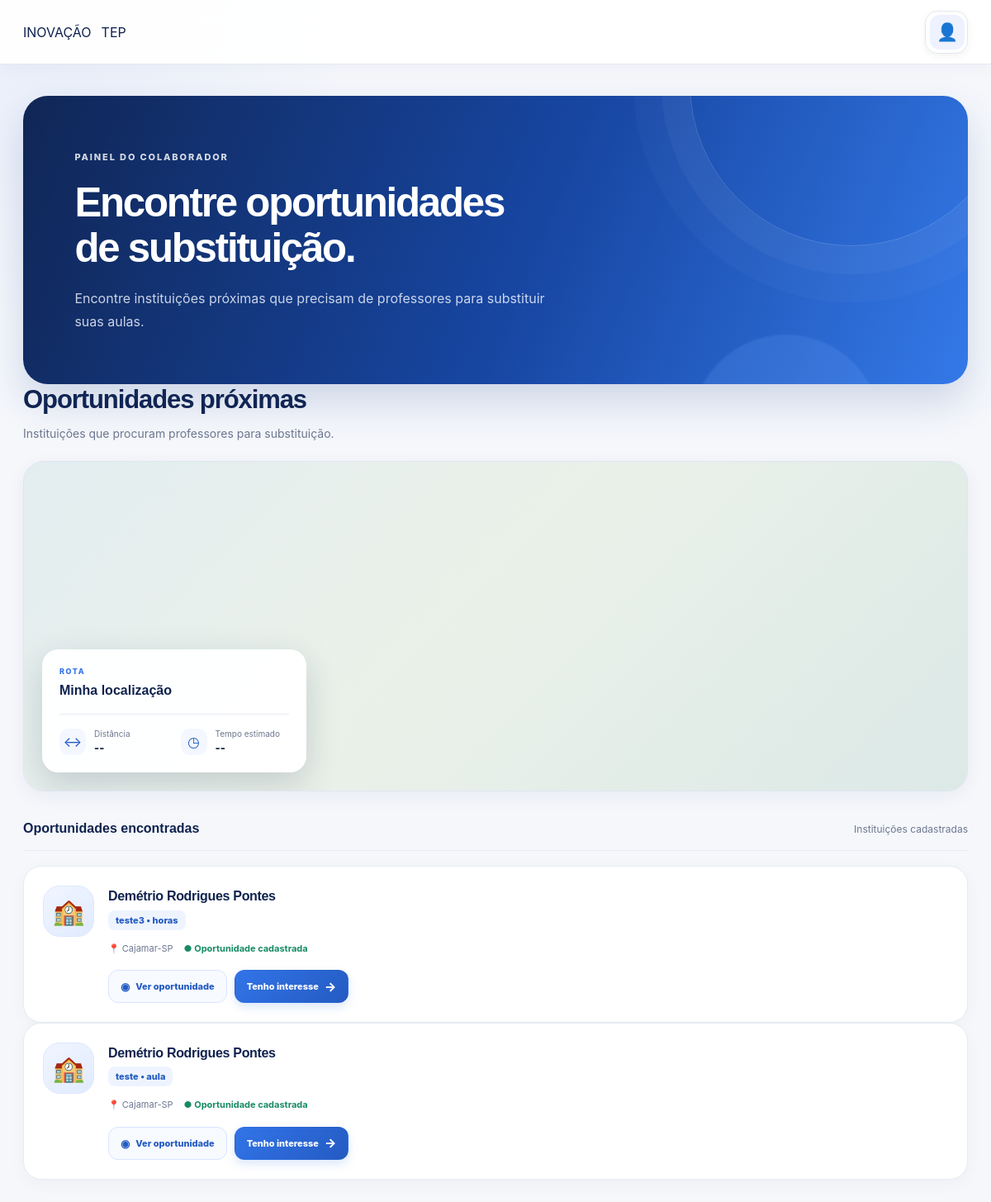
The page /usuario/colaborador/ on the database as committed earlier.
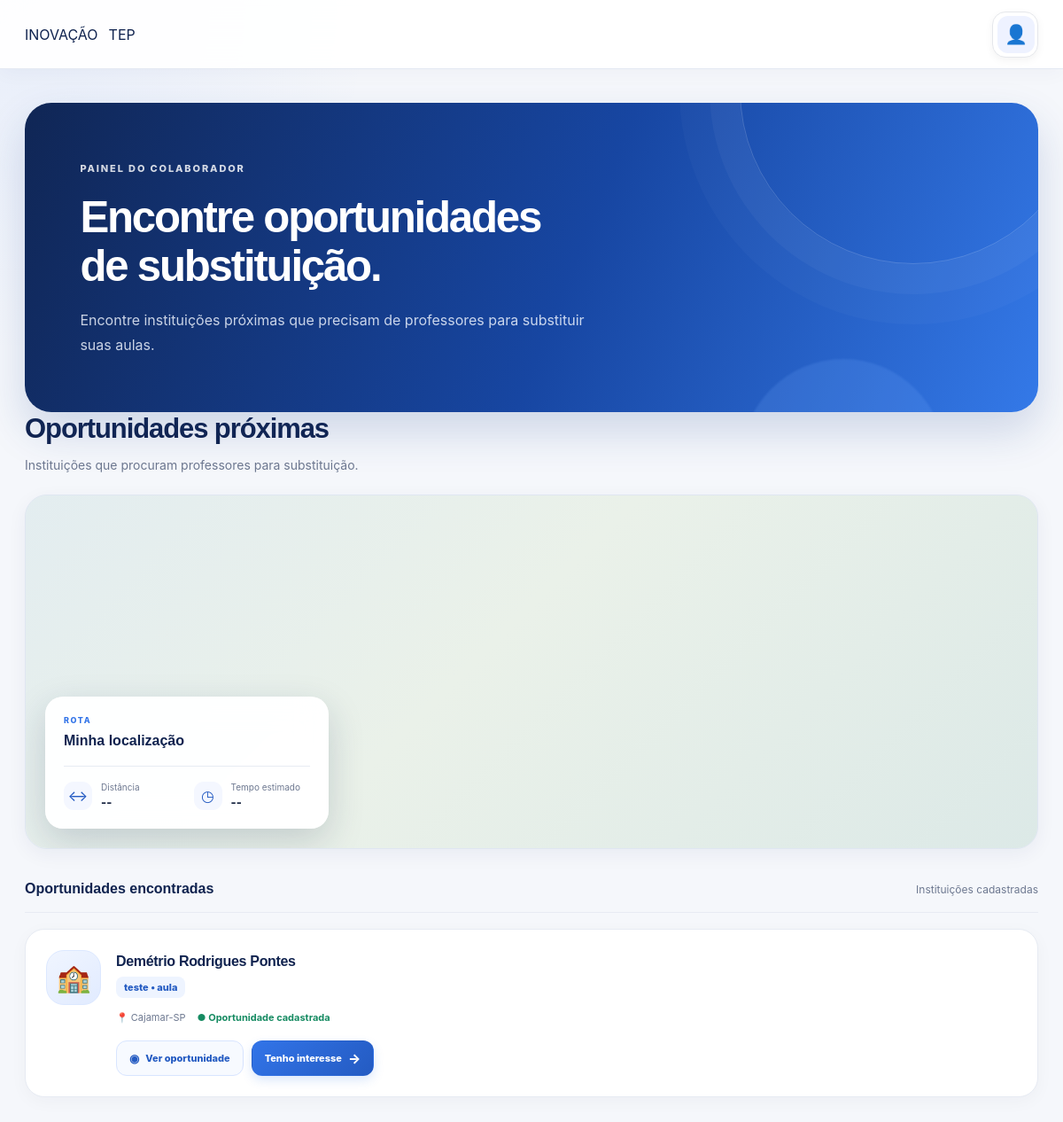
The same page on the database as committed later.
### instituicao/models.py (models this page shows, shortened)
class InformacoesInstituicao(models.Model):
    escola = models.TextField(db_column="Escola")
    telefone = models.TextField(db_column="Telefone")
    cep = models.TextField(db_column="CEP")
    endereco = models.TextField(db_column="Endereço")
    municipio = models.TextField(db_column="Municipio")
    bairro = models.TextField(db_column="Bairro")
    materia = models.TextField(db_column="Materia")
    tipo = models.TextField(db_column="Tipo")
    quantidade = models.TextField(db_column="Quantidade")
    responsavel = models.TextField(db_column="Nome do responsavel")
    observacoes = models.TextField(
        db_column="Observacoes",
        blank=True,
    )
    class Meta:
        managed = False
        db_table = "informacoes_instituicao"
        verbose_name = "Informação da instituição"
        verbose_name_plural = "Informações da instituição"

### usuario/views.py (the view)
# urls.py: path('colaborador/', views.colaborador, name='colaborador'),
def colaborador(request):
    oportunidades = []
    with connection.cursor() as cursor:
        cursor.execute("""
            SELECT name
            FROM sqlite_master
            WHERE type = 'table'
              AND name = 'informacoes_instituicao'
        """)
        tabela_existe = cursor.fetchone()
        if tabela_existe:
            cursor.execute('PRAGMA table_info("informacoes_instituicao")')
            colunas = [coluna[1] for coluna in cursor.fetchall()]
            aliases = {
                "escola": [
                    "Escola",
                    "escola",
                    "nome_escola",
                ],
                "materia": [
                    "Materia",
                    "materia",
                    "matéria",
                ],
                "tipo": [
                    "Tipo",
                    "tipo",
                ],
                "municipio": [
                    "Municipio",
                    "municipio",
                    "Município",
                    "municipio_escola",
                ],
                "telefone": [
                    "Telefone",
                    "telefone",
                ],
                "cep": [
                    "CEP",
                    "cep",
                ],
                "endereco": [
                    "Endereço",
                    "Endereco",
                    "endereco",
                    "logradouro",
                ],
                "bairro": [
                    "Bairro",
                    "bairro",
                ],
                "quantidade": [
                    "Quantidade",
                    "quantidade",
                ],
                "responsavel": [
                    "Nome do responsavel",
                    "Nome do responsável",
                    "nome_responsavel",
                    "responsavel",
                ],
                "observacoes": [
                    "Observacoes",
                    "Observações",
                    "observacoes",
                    "observacoes_escola",
                ],
            }
            selecionadas = {}
            for destino, possibilidades in aliases.items():
                for nome in possibilidades:
                    if nome in colunas:
                        selecionadas[destino] = nome
                        break
            if "escola" in selecionadas:
                campos_sql = ['rowid AS "id"']
                for destino, coluna in selecionadas.items():
                    coluna_segura = '"' + coluna.replace('"', '""') + '"'
                    campos_sql.append(f'{coluna_segura} AS "{destino}"')
                sql = (
                    "SELECT "
                    + ", ".join(campos_sql)
                    + ' FROM "informacoes_instituicao"'
                    + " ORDER BY rowid DESC"
                )
                cursor.execute(sql)
                nomes = [descricao[0] for descricao in cursor.description]
                oportunidades = [dict(zip(nomes, linha)) for linha in cursor.fetchall()]
    return render(
        request,
        "usuarios/colaborador.html",
        {
            "oportunidades": oportunidades,
        },
    )

### templates/usuarios/colaborador.html (shortened to what the changed rows need)
{% load static %}
<!DOCTYPE html>
<html lang="pt-br">
<head>
    <link rel="stylesheet" href="{% static 'usuarios/css/instituicao/instituicao.css' %}">
    <link rel="stylesheet" href="{% static 'usuarios/css/componentes/perfil_colaborador.css' %}">
    <link rel="stylesheet" href="https://api.mapbox.com/mapbox-gl-js/v3.30.0/mapbox-gl.css">
</head>
<body>
    <main class="container">
        <section class="welcome">
            <h1>
                Encontre oportunidades<br>
                de substituição.
            </h1>
        </section>
        <section class="search-section">
            <div class="section-header">
                <div>
                    <h2>
                        Oportunidades próximas
                    </h2>
                </div>
            </div>
            {% for oportunidade in oportunidades %}
            <article class="teacher-card">
                <div class="teacher-photo">
                    🏫
                </div>
                <div class="teacher-info">
                    <div class="teacher-name">
                        <h3>
                            {{ oportunidade.escola|default:"Instituição sem nome" }}
                        </h3>
                    </div>
                    <p class="subject">
                        {{ oportunidade.materia|default:"Matéria não informada" }}
                        •
                        {{ oportunidade.tipo|default:"Tipo não informado" }}
                    </p>
                    <div class="teacher-details">
                        <span>
                            📍 {{ oportunidade.municipio|default:"Município não informado" }}
                        </span>
                        <span class="available">
                            ● Oportunidade cadastrada
                        </span>
                    </div>
                    <div class="teacher-actions">
                        <button class="profile-btn" type="button" onclick="mostrarDetalhes(this)">
                            Ver oportunidade
                        </button>
                        <button class="request-btn" type="button" data-oportunidade-id="{{ oportunidade.id }}"
                            onclick="demonstrarInteresse(this)">
                            Tenho interesse
                        </button>
                    </div>
                </div>
            </article>
            {% endfor %}
        </section>
    </main>
</body>
</html>

Rows that differ between the two databases and show on the page:
removed InformacoesInstituicao: escola "Demétrio Rodrigues Pontes", materia "teste3", tipo "horas", municipio "Cajamar-SP"
